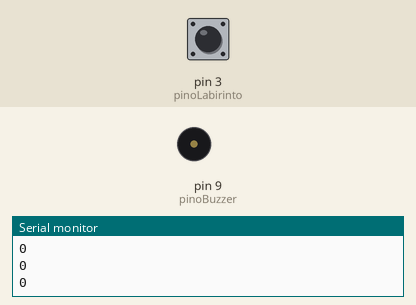
A sketch run on a simulated Arduino Uno, built with avr-gcc and run on an emulated ATmega328P. Parts: buzzer (waves = sounding), the last lines printed to the serial monitor. Inputs (shaded band) come from the test bench; at power-on: pin 3 (pinoLabirinto) HIGH.

Above: at 1.2 s.
1.3 s: pin 3 (pinoLabirinto) pulled LOW for 0.15 s
At 1.52 s:
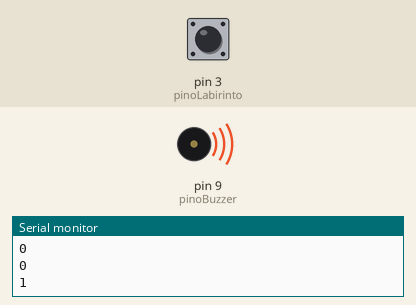
4.3 s: pin 3 (pinoLabirinto) pulled LOW for 1 s
At 5.2 s:
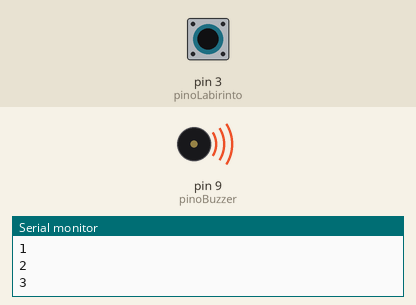
Timing chart, 0 to 7.3 s (numbered marks = the images above; inputs shaded):
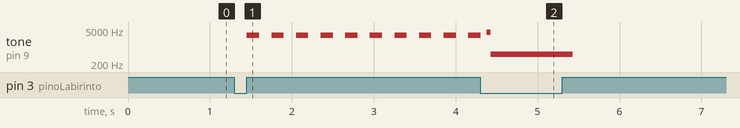

The sketch:

LABIRINTO_ELETRICO3_continuoTeste.ino
```cpp
/* Copie 100% deste documento e cole na área de programação do Arduino IDE */
/* *********************** Nervo Teste do Manual do Mundo ***********************
   Criado por: Anderson Harayashiki Moreira
   Rev.: 02
   Data: 25.02.2018
   Guia de conexão:
   LED indicativo: Pino 2
   Labirinto: Pino 3
   Botão: Pino 7
   Buzzer: Pino 9
   Módulo Relé (Sirene): Pino 10
 ***************************************************************************** */
// Declaração dos pinos utilizados do Arduino
int pinoLabirinto = 3;
int pinoBuzzer = 9;
// Declaração das variáveis auxiliares
int nivel = 0;
int deltaT;
int tomBuzzer;
int estadoBotao = HIGH;
int estadoBuzzer = LOW;
// A função setup é apenas executada uma vez ao se iniciar o Arduino, aqui configuramos nossa placa Arduino
void setup() {
  // Pinos configurados como entrada:
  pinMode(pinoLabirinto, INPUT_PULLUP); // Configurando a entrada como INPUT_PULLUP, utilizamos o resistor interno pull-up do Arduino
  //=======  pinMode(pinoBotao, INPUT);
  // Pinos configurados como saída:
  pinMode(pinoBuzzer, OUTPUT);
  Serial.begin(9600);
}
// A função loop é executada repetitivamente até se desligar o Arduino
void loop() {
  Serial.println(nivel);
  estadoBotao = digitalRead(pinoLabirinto);
  if (estadoBotao == LOW) {
    nivel++;
  }
    // estabelece um comportamento para cada estado de nivel
  switch (nivel) {
    case 0:
      tentativas();
      break;
    case 1:
      deltaT = 300;
      tomBuzzer = 3000;
      tentativas();
      break;
    case 2:
      deltaT = 150;
      tomBuzzer = 3500;
      tentativas();
      break;
    case 3:
      deltaT = 100;
      tomBuzzer = 4000;
      tentativas();
      break;
    case 4:
      deltaT = 1000;
      tomBuzzer = 500;
      tentativas();
      break;
  }
}
// funcao que contabiliza as tentativas e emite um sinal caracteristico
void tentativas() {
  if (nivel >= 1) {
    if (nivel < 4) {

      if(estadoBuzzer){
        tone(pinoBuzzer, tomBuzzer, deltaT);
      }
      else {
        noTone(pinoBuzzer);

      }
      estadoBuzzer = !estadoBuzzer;
      delay(deltaT/2);
      /*
      for (int i = 0; i < 5; i++) {
        tone(pinoBuzzer, tomBuzzer, deltaT/2);
        delay(deltaT);
        noTone(pinoBuzzer);
      }
      */
    }
    else {
      tone(pinoBuzzer, tomBuzzer, deltaT);
      delay(1000);
      // nivel = 0;
      while (true) {
        Serial.println("");
      }
    }
  }
}
```

Measured:
- after the input at 1.3 s, tone on pin 9 (pinoBuzzer): alternates 3000 Hz for 0.15 s and silent for 0.15 s, starting after 0.15 s
